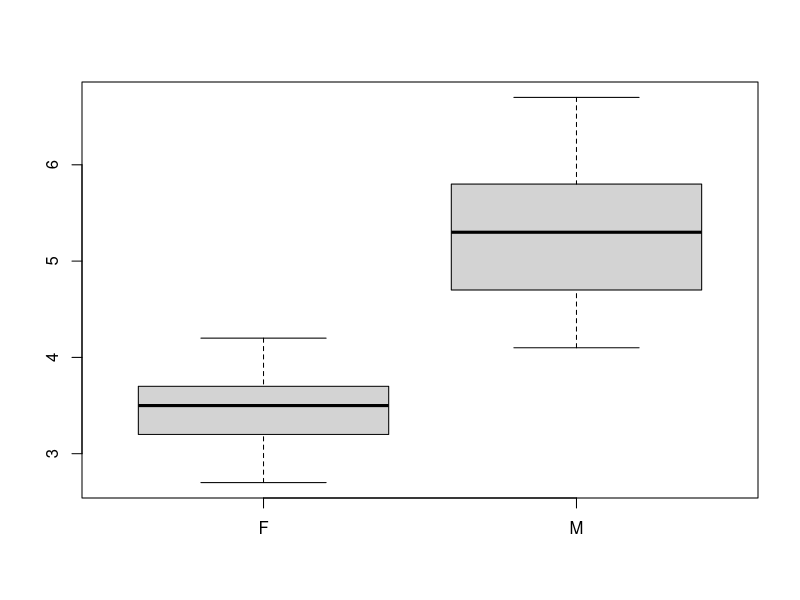

Reproduce this figure in R.
F<-c(2.7,2.8,2.9,3.1,3.1,3.1,3.2,3.4,3.4,3.4,
3.4,3.5,3.5,3.5,3.5,3.6,3.7,3.7,3.7,3.8,3.8,4.0,4.1,4.2,4.2)
M<-c(4.1,4.1,4.3,4.3,4.5,4.6,4.7,4.8,4.8,5.1,5.3,5.3,5.3,5.4,
5.4,5.5,5.6,5.7,5.8,5.8,6.0,6.1,6.3,6.7,6.7)
boxplot(F,M,names=c('F','M'))